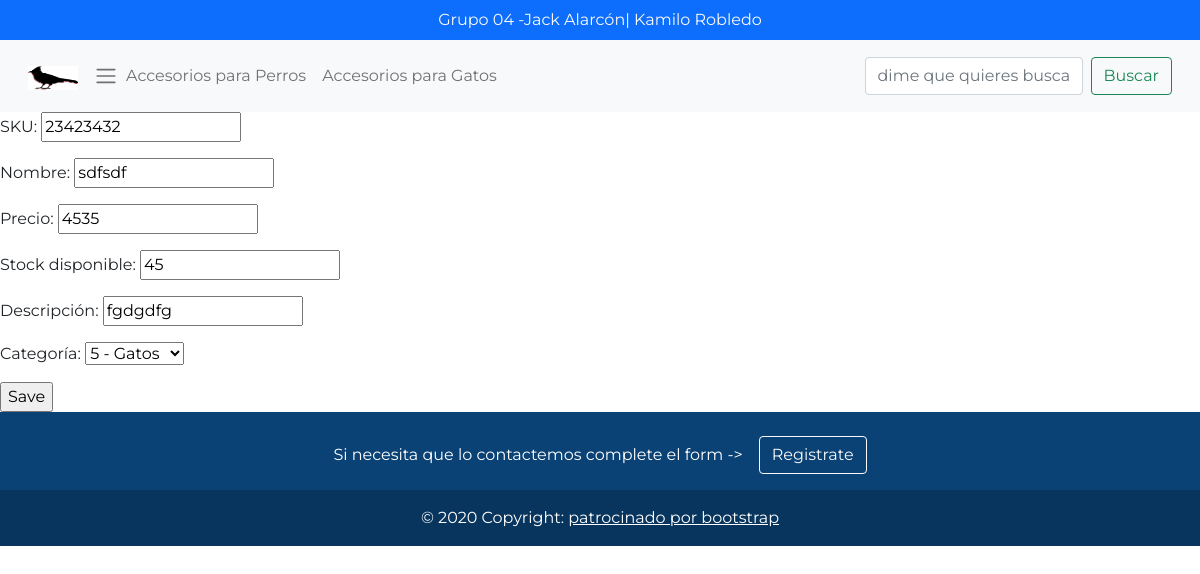
Screenshot of /registros/product/edit/4/ with the database file from the repository.
### core/models.py (models this page shows, shortened)
class Product(models.Model):
    sku = models.CharField('SKU', max_length=50)
    name = models.CharField('Nombre', max_length=50)
    price = models.CharField('Precio', max_length=50)
    stock = models.CharField('Stock disponible', max_length=50)
    desc = models.CharField('Descripción', max_length=50)
    category = models.ForeignKey(
        Category, on_delete=models.CASCADE, verbose_name='Categoría')
    class Meta:
        verbose_name = ("Producto")
        verbose_name_plural = ("Productos")

class Category(models.Model):
    name = models.CharField('Nombre', max_length=50)
    class Meta:
        verbose_name = ("Categoría")
        verbose_name_plural = ("Categorías")
    def __str__(self):
        return f'{self.id} - {self.name}'

### core/views.py (the view)
class EditProductView(UpdateView):
    model = Product
    form_class = ProductForm
    template_name = 'products/edit_product.html'
    success_url = reverse_lazy('list_products')

### core/forms.py
class ProductForm(forms.ModelForm):
    class Meta:
        model = Product
        fields = "__all__"

### templates/products/edit_product.html
{% extends 'index.html' %} {% load static %} {% block main %}
<form method="post">
  {% csrf_token %} {{ form.as_p }}
  <input type="submit" value="Save" />
</form>
{% endblock %}

### static/styles.css (style rules this page uses)
body { font-family: 'Montserrat', sans-serif; overflow-x: hidden; }

### rows the page displays
Product: sku "23423432", name "sdfsdf", price "4535", stock "45", desc "fgdgdfg", category "5 - Gatos"
